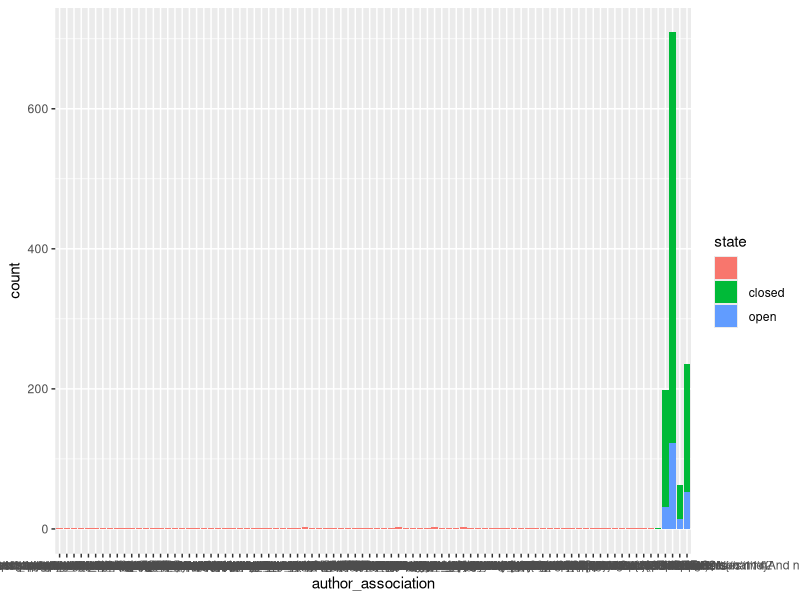
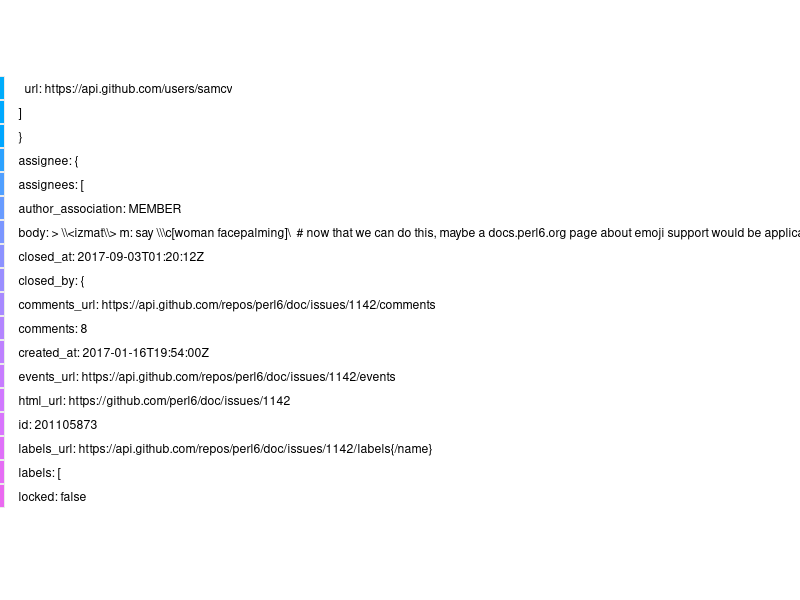

Recreate these plots in R, in order.
## ---- chunk 1
library(ggplot2)
library(ggthemes)

issues <- read.csv("../data/issues.csv")
opens.gt.1 <- issues[issues$created_by %in%  names( table(issues$created_by)[table(issues$created_by) > 1]),]
closes.gt.1 <- issues[issues$closer %in%  names( table(issues$closer)[table(issues$closer) > 1]),]
issues$author_association <- as.factor(issues$author_association)
closes.gt.1 <- closes.gt.1[closes.gt.1$state == " closed",]
## ---- chunk 2
ggplot(issues,aes(x=author_association,fill=state))+geom_bar() 
## ---- chunk 3
ggplot(issues,aes(x=state,fill=author_association))+geom_bar(position="fill") 
